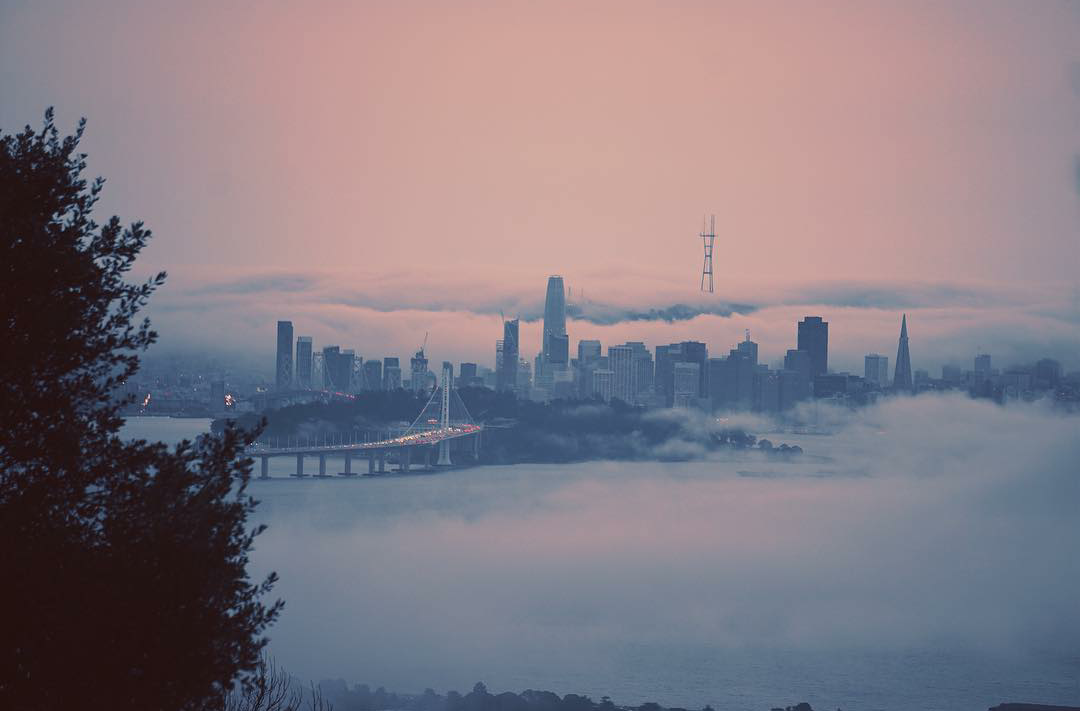
#> input picture sanfran.png, 1080 x 711 px
$ python -i ImageProcessor.py   (imports and definitions only)
#> lines starting #> are read from the running program, lines starting #| are printed output that depends on the picture
#> further down, picture is the input picture: PIL image 1080x711 RGB; mean R, G, B 130, 121.3, 130.4
from PIL import Image
from PIL import ImageFilter


#IMAGE TRANSFORMATIONS
# [70 lines left out: functions crop, rotations, resize, cool_filters, not called in this run]


def square_fit(pic):
    length, breadth = pic.size
#> length = 1080; breadth = 711

    if length > breadth:
        measure = length
#> measure = 1080
        background_resize = pic.resize((measure, measure))
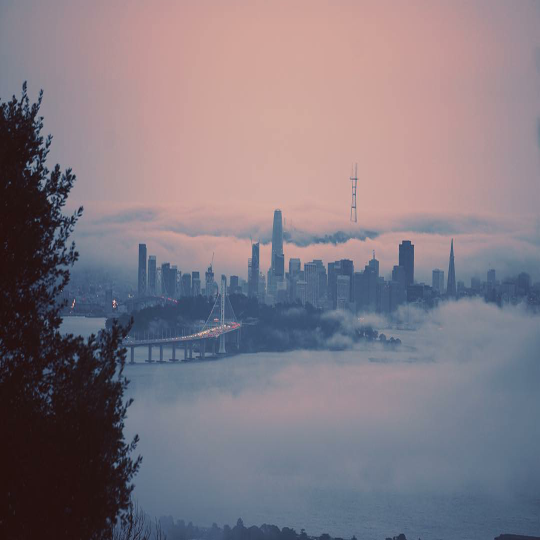
#> background_resize: PIL image 1080x1080 RGB (shown at 1/2 size); mean R, G, B 130, 121.3, 130.4
        background_pic = background_resize.filter(ImageFilter.BLUR)
        var1 = measure - breadth
#> var1 = 369
        coorX1 = var1 // 2
#> coorX1 = 184
        coorX2 = coorX1 + breadth
#> coorX2 = 895
        area = (0, coorX1, measure, coorX2)
#> area = (0, 184, 1080, 895)
        background_pic.paste(pic, area)
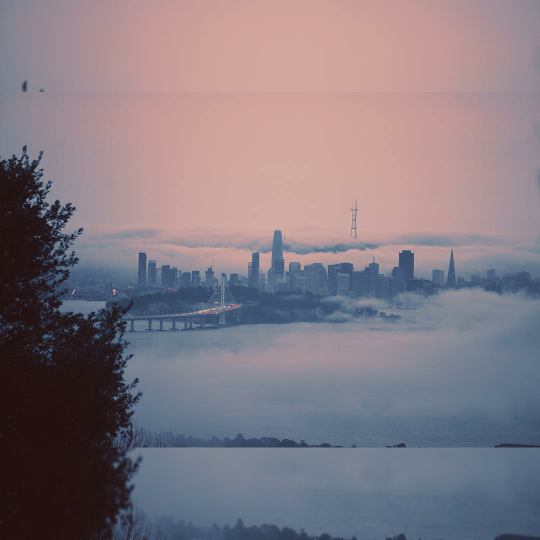
#> background_pic: PIL image 1080x1080 RGB (shown at 1/2 size); mean R, G, B 131.2, 121.4, 130.1
        return background_pic

    if length < breadth:
        measure = breadth
        background_resize = pic.resize((measure, measure))
        background_pic = background_resize.filter(ImageFilter.BLUR)
        var1 = measure - length
        coorX1 = var1//2
        coorX2 = coorX1 + length
        area = (coorX1, 0, coorX2, measure)
        background_pic.paste(pic, area)
        return background_pic


# [6 lines left out: function choice, not called in this run]


# [54 lines not run here, left out]

>>> from PIL import Image
>>> picture = Image.open('sanfran.png')
>>> result = square_fit(picture)

$ run again, on ryan.png
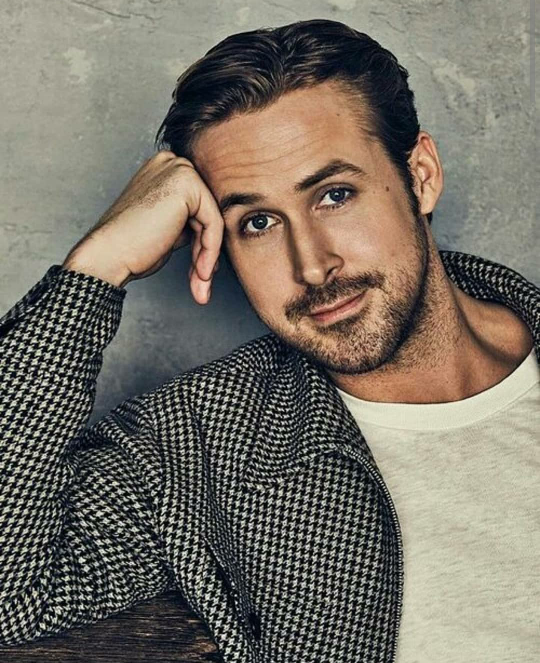
#> input picture ryan.png, 1080 x 1326 px (shown at 1/2 size)
#> picture is the input picture: PIL image 1080x1326 RGB; mean R, G, B 119.2, 112.8, 101.8
#> in square_fit, `background_resize = pic.resize((measure, measure))`:
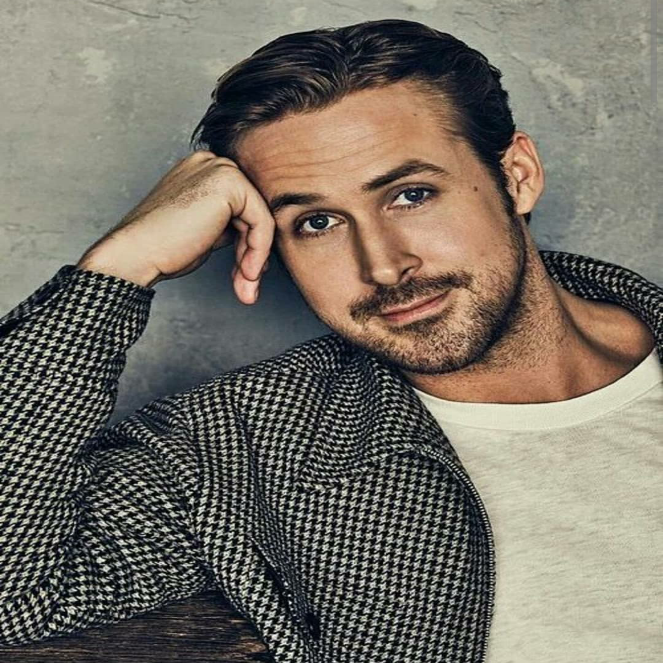
#> background_resize: PIL image 1326x1326 RGB (shown at 1/2 size); mean R, G, B 119.2, 112.8, 101.8
#> in square_fit, `background_pic.paste(pic, area)`:
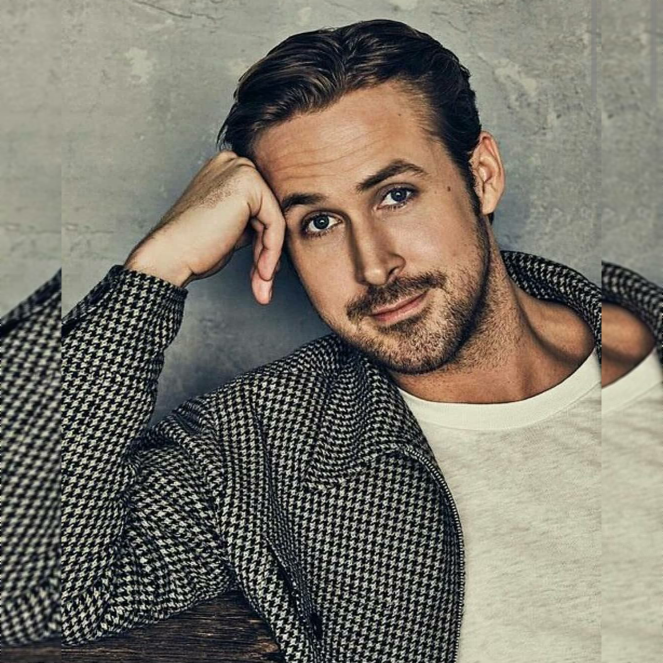
#> background_pic: PIL image 1326x1326 RGB (shown at 1/2 size); mean R, G, B 122.4, 117.1, 105.8
